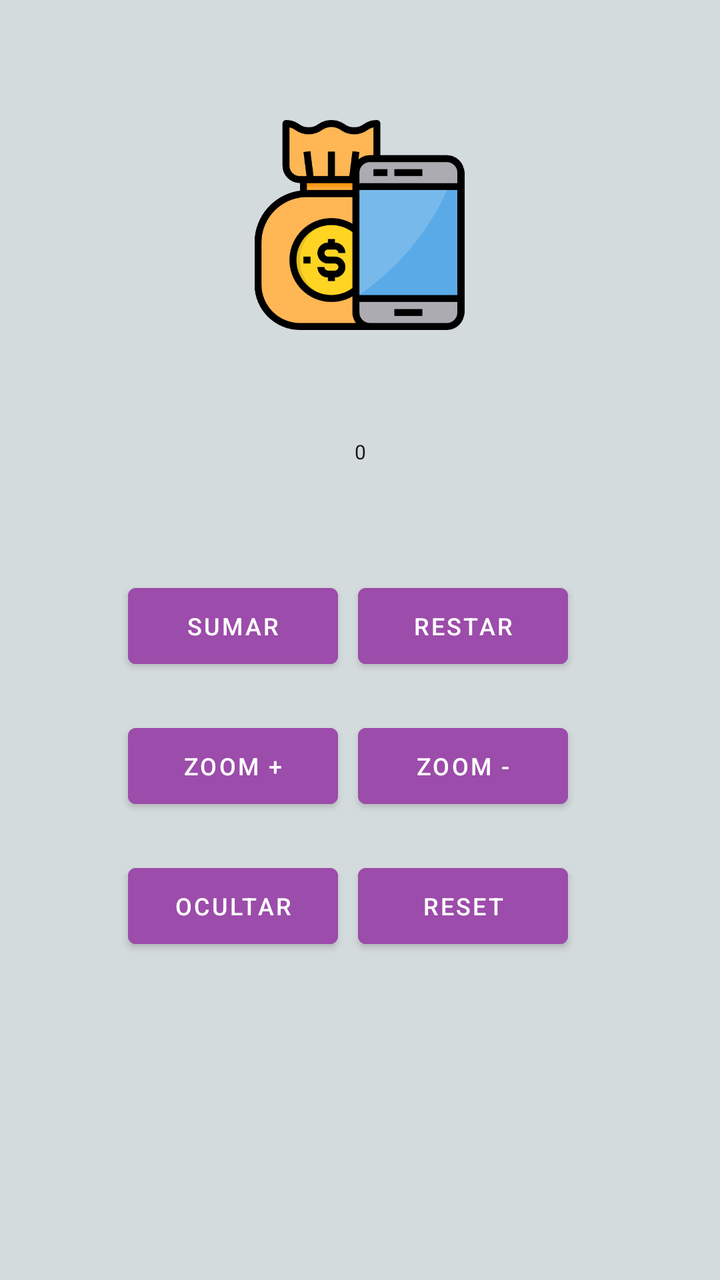
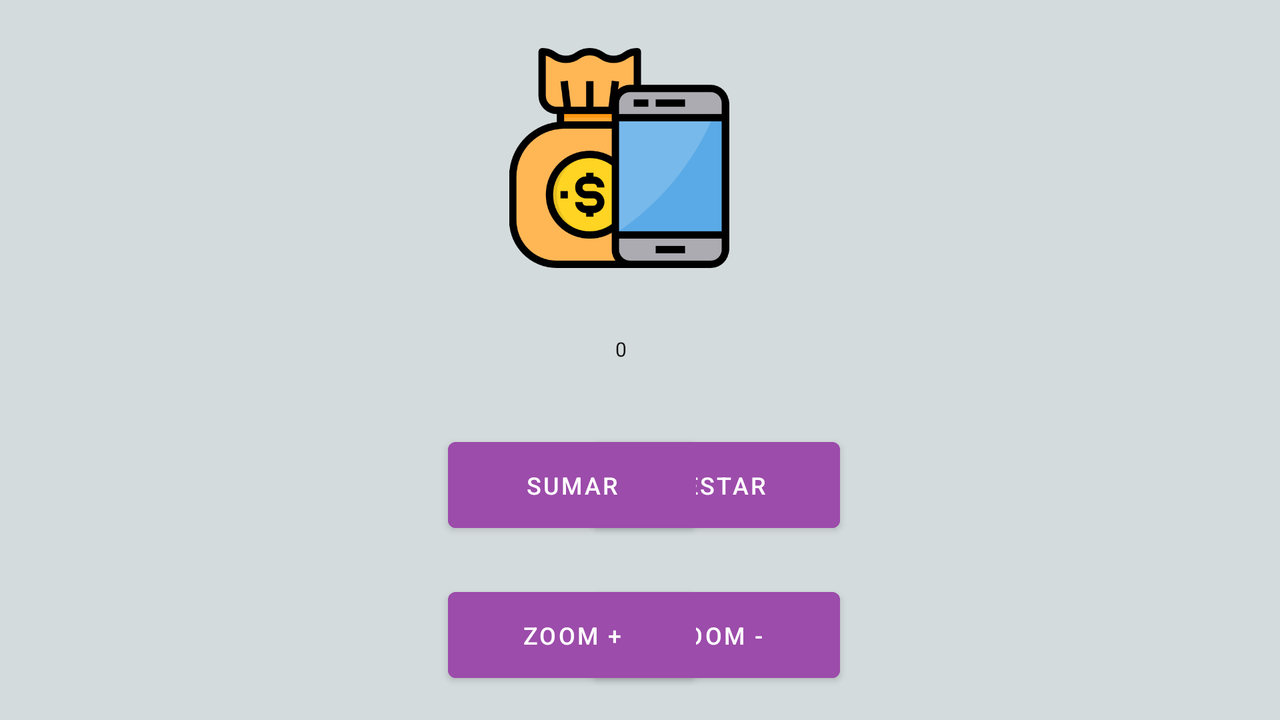

First picture: res/layout/ on a phone held upright. Second picture: the repository's own variant of that layout, on a device whose configuration matches the variant's folder. Source for both follows.
<!-- AndroidManifest.xml: application theme Theme.PracticoDos -->
<!-- res/layout/activity_primera.xml -->
<?xml version="1.0" encoding="utf-8"?>
<androidx.constraintlayout.widget.ConstraintLayout xmlns:android="http://schemas.android.com/apk/res/android"
    xmlns:app="http://schemas.android.com/apk/res-auto"
    xmlns:tools="http://schemas.android.com/tools"
    android:layout_width="match_parent"
    android:layout_height="match_parent"
    android:background="@color/color_layout"
    android:onClick="sumar"
    tools:context=".PrimeraActivity">

    <Button
        android:id="@+id/btn_restar"
        android:layout_width="105dp"
        android:layout_height="50dp"
        android:layout_marginTop="28dp"
        android:layout_marginEnd="76dp"
        android:backgroundTint="@color/violeta_boton"
        android:onClick="restar"
        android:text="@string/restar"
        android:textSize="12sp"
        app:layout_constraintEnd_toEndOf="parent"
        app:layout_constraintTop_toBottomOf="@+id/tv1" />

    <Button
        android:id="@+id/btn_reset"
        android:layout_width="105dp"
        android:layout_height="50dp"
        android:layout_marginTop="20dp"
        android:layout_marginEnd="76dp"
        android:backgroundTint="@color/violeta_boton"
        android:text="@string/resetear"
        android:textSize="12sp"
        app:layout_constraintEnd_toEndOf="parent"
        app:layout_constraintTop_toBottomOf="@+id/btn_zoom_menos" />

    <Button
        android:id="@+id/btn_ocultar"
        android:layout_width="105dp"
        android:layout_height="50dp"
        android:layout_marginStart="64dp"
        android:layout_marginTop="20dp"
        android:backgroundTint="@color/violeta_boton"
        android:text="@string/ocultar"
        android:textSize="12sp"
        app:layout_constraintEnd_toStartOf="@+id/btn_reset"
        app:layout_constraintHorizontal_bias="0.0"
        app:layout_constraintStart_toStartOf="parent"
        app:layout_constraintTop_toBottomOf="@+id/btn_zoom_mas" />

    <Button
        android:id="@+id/btn_zoom_menos"
        android:layout_width="105dp"
        android:layout_height="50dp"
        android:layout_marginTop="20dp"
        android:layout_marginEnd="76dp"
        android:backgroundTint="@color/violeta_boton"
        android:text="@string/zoom_resta"
        android:textSize="12sp"
        app:layout_constraintEnd_toEndOf="parent"
        app:layout_constraintTop_toBottomOf="@+id/btn_restar" />

    <Button
        android:id="@+id/btn_zoom_mas"
        android:layout_width="105dp"
        android:layout_height="50dp"
        android:layout_marginStart="64dp"
        android:layout_marginTop="20dp"
        android:backgroundTint="@color/violeta_boton"
        android:text="@string/zoom_suma"
        android:textSize="12sp"
        app:layout_constraintEnd_toStartOf="@+id/btn_zoom_menos"
        app:layout_constraintHorizontal_bias="0.0"
        app:layout_constraintStart_toStartOf="parent"
        app:layout_constraintTop_toBottomOf="@+id/btn_sumar" />

    <Button
        android:id="@+id/btn_sumar"
        android:layout_width="105dp"
        android:layout_height="50dp"
        android:layout_marginStart="64dp"
        android:layout_marginTop="28dp"
        android:backgroundTint="@color/violeta_boton"
        android:onClick="sumar"
        android:text="@string/sumar"
        android:textSize="12sp"
        app:layout_constraintEnd_toStartOf="@+id/btn_restar"
        app:layout_constraintHorizontal_bias="0.0"
        app:layout_constraintStart_toStartOf="parent"
        app:layout_constraintTop_toBottomOf="@+id/tv1" />

    <TextView
        android:id="@+id/tv1"
        android:layout_width="153dp"
        android:layout_height="68dp"
        android:layout_marginTop="192dp"
        android:gravity="center"
        android:text="@string/cero"
        android:textColor="#151414"
        android:textSize="10sp"
        app:layout_constraintEnd_toEndOf="parent"
        app:layout_constraintStart_toStartOf="parent"
        app:layout_constraintTop_toTopOf="parent" />

    <ImageView
        android:id="@+id/logo"
        android:layout_width="126dp"
        android:layout_height="105dp"
        android:layout_marginTop="60dp"
        android:contentDescription="@string/app_name"
        app:layout_constraintEnd_toEndOf="parent"
        app:layout_constraintHorizontal_bias="0.498"
        app:layout_constraintStart_toStartOf="parent"
        app:layout_constraintTop_toTopOf="parent"
        app:srcCompat="@drawable/bolsadinero" />

</androidx.constraintlayout.widget.ConstraintLayout>
<!-- resources referenced by this layout -->
<resources>
  <color name="color_layout">#D4DBDC</color>
  <color name="violeta_boton">#9C4CAA</color>
  <!-- drawable bolsadinero: png bitmap (drawable, 25127 bytes) -->
  <string name="app_name">Practico Dos</string>
  <string name="cero">0</string>
  <string name="ocultar">OCULTAR</string>
  <string name="resetear">RESET</string>
  <string name="restar">RESTAR</string>
  <string name="sumar">SUMAR</string>
  <string name="zoom_resta">ZOOM -</string>
  <string name="zoom_suma">ZOOM +</string>
  <style name="Theme.PracticoDos" parent="Theme.MaterialComponents.DayNight.DarkActionBar">
          
          <item name="colorPrimary">@color/purple_500</item>
          <item name="colorPrimaryVariant">@color/purple_700</item>
          <item name="colorOnPrimary">@color/white</item>
          
          <item name="colorSecondary">@color/teal_200</item>
          <item name="colorSecondaryVariant">@color/teal_700</item>
          <item name="colorOnSecondary">@color/black</item>
          
          <item name="android:statusBarColor" tools:targetApi="l">?attr/colorPrimaryVariant</item>
          
      </style>
  <color name="purple_500">#9C4CAA</color>
  <color name="purple_700">#FF3700B3</color>
  <color name="white">#FFFFFFFF</color>
  <color name="teal_200">#FF03DAC5</color>
  <color name="teal_700">#FF018786</color>
  <color name="black">#FF000000</color>
</resources>
<!-- res/layout-land/activity_primera.xml (the repository's variant of the layout above) -->
<!-- drawn on the phone turned sideways -->
<?xml version="1.0" encoding="utf-8"?>
<androidx.constraintlayout.widget.ConstraintLayout xmlns:android="http://schemas.android.com/apk/res/android"
    xmlns:app="http://schemas.android.com/apk/res-auto"
    xmlns:tools="http://schemas.android.com/tools"
    android:layout_width="match_parent"
    android:layout_height="match_parent"
    android:background="@color/color_layout"
    android:onClick="sumar"
    tools:context=".PrimeraActivity">

    <Button
        android:id="@+id/btn_restar"
        android:layout_width="124dp"
        android:layout_height="55dp"
        android:layout_marginTop="4dp"
        android:layout_marginEnd="220dp"
        android:backgroundTint="@color/violeta_boton"
        android:onClick="restar"
        android:text="@string/restar"
        android:textSize="12sp"
        app:layout_constraintEnd_toEndOf="parent"
        app:layout_constraintTop_toBottomOf="@+id/tv1" />

    <Button
        android:id="@+id/btn_reset"
        android:layout_width="124dp"
        android:layout_height="55dp"
        android:layout_marginTop="20dp"
        android:layout_marginEnd="220dp"
        android:backgroundTint="@color/violeta_boton"
        android:text="@string/resetear"
        android:textSize="12sp"
        app:layout_constraintEnd_toEndOf="parent"
        app:layout_constraintTop_toBottomOf="@+id/btn_zoom_menos" />

    <Button
        android:id="@+id/btn_ocultar"
        android:layout_width="124dp"
        android:layout_height="55dp"
        android:layout_marginStart="224dp"
        android:layout_marginTop="20dp"
        android:backgroundTint="@color/violeta_boton"
        android:text="@string/ocultar"
        android:textSize="12sp"
        app:layout_constraintEnd_toStartOf="@+id/btn_reset"
        app:layout_constraintHorizontal_bias="0.0"
        app:layout_constraintStart_toStartOf="parent"
        app:layout_constraintTop_toBottomOf="@+id/btn_zoom_mas" />

    <Button
        android:id="@+id/btn_zoom_menos"
        android:layout_width="124dp"
        android:layout_height="55dp"
        android:layout_marginTop="20dp"
        android:layout_marginEnd="220dp"
        android:backgroundTint="@color/violeta_boton"
        android:text="@string/zoom_resta"
        android:textSize="12sp"
        app:layout_constraintEnd_toEndOf="parent"
        app:layout_constraintTop_toBottomOf="@+id/btn_restar" />

    <Button
        android:id="@+id/btn_zoom_mas"
        android:layout_width="124dp"
        android:layout_height="55dp"
        android:layout_marginStart="224dp"
        android:layout_marginTop="20dp"
        android:backgroundTint="@color/violeta_boton"
        android:text="@string/zoom_suma"
        android:textSize="12sp"
        app:layout_constraintEnd_toStartOf="@+id/btn_zoom_menos"
        app:layout_constraintHorizontal_bias="0.0"
        app:layout_constraintStart_toStartOf="parent"
        app:layout_constraintTop_toBottomOf="@+id/btn_sumar" />

    <Button
        android:id="@+id/btn_sumar"
        android:layout_width="124dp"
        android:layout_height="55dp"
        android:layout_marginStart="224dp"
        android:layout_marginTop="4dp"
        android:backgroundTint="@color/violeta_boton"
        android:onClick="sumar"
        android:text="@string/sumar"
        android:textSize="12sp"
        app:layout_constraintEnd_toStartOf="@+id/btn_restar"
        app:layout_constraintHorizontal_bias="0.0"
        app:layout_constraintStart_toStartOf="parent"
        app:layout_constraintTop_toBottomOf="@+id/tv1" />

    <TextView
        android:id="@+id/tv1"
        android:layout_width="174dp"
        android:layout_height="73dp"
        android:layout_marginTop="4dp"
        android:gravity="center"
        android:text="@string/cero"
        android:textColor="#151414"
        android:textSize="10sp"
        app:layout_constraintEnd_toEndOf="parent"
        app:layout_constraintHorizontal_bias="0.479"
        app:layout_constraintStart_toStartOf="parent"
        app:layout_constraintTop_toBottomOf="@+id/logo" />

    <ImageView
        android:id="@+id/logo"
        android:layout_width="159dp"
        android:layout_height="110dp"
        android:layout_marginTop="24dp"
        android:contentDescription="@string/app_name"
        app:layout_constraintEnd_toEndOf="parent"
        app:layout_constraintHorizontal_bias="0.478"
        app:layout_constraintStart_toStartOf="parent"
        app:layout_constraintTop_toTopOf="parent"
        app:srcCompat="@drawable/bolsadinero" />

</androidx.constraintlayout.widget.ConstraintLayout>
